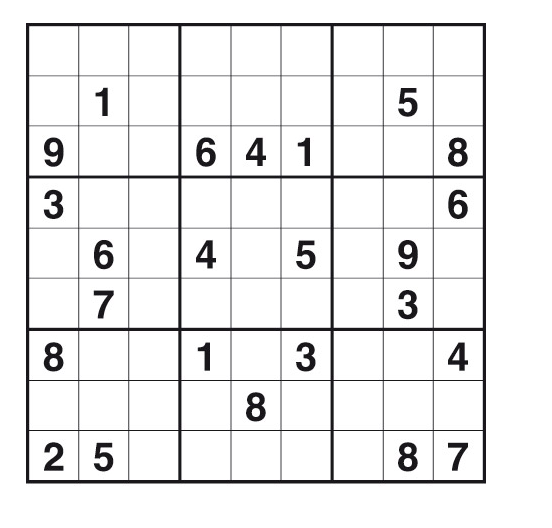
#> input picture Images/im03.png, 552 x 528 px, found by its file name
$ python CV_As1.py
#> lines starting #> are read from the running program, lines starting #| are printed output that depends on the picture; after the words box and inside, x2 and y2 are one past the last pixel; in counts of white or black regions, pixels touching at a corner belong together
#!/usr/bin/env python
# coding: utf-8

import cv2
import numpy as np
from matplotlib import pyplot as plt

#Hough transformation
def hough_transform(edges):
    bsize = 1
    r,c = edges.shape
    d = int(np.sqrt((r**2)+(c**2)))
    theta = np.arange(-90, 90, bsize)
    rho = np.arange(-d,d,bsize)

    H = np.zeros((len(rho),len(theta)))

    for y in range(r):
        for x in range(c):
            #if it's an edge point then continue
            if edges[y,x] == 255:

                for t in range(theta.shape[0]):
                    R = int(np.round(x*np.cos(theta[t]*np.pi/180) + y*np.sin(theta[t]*np.pi/180))) + d
                    H[R,t] += 1

    return rho,theta,H

# https://gist.github.com/ilyakava/c2ef8aed4ad510ee3987
def top_n_rho_theta_pairs(ht_acc_matrix, n, rhos, thetas):

    flat = list(set(np.hstack(ht_acc_matrix)))
    flat_sorted = sorted(flat, key = lambda n: -n)
    coords_sorted = [(np.argwhere(ht_acc_matrix == acc_value)) for acc_value in flat_sorted[0:n]]
    rho_theta = []
    x_y = []
    for coords_for_val_idx in range(0, len(coords_sorted), 1):
        coords_for_val = coords_sorted[coords_for_val_idx]
        for i in range(0, len(coords_for_val), 1):
            n,m = coords_for_val[i] # n by m matrix
            rho = rhos[n]
            theta = thetas[m]
            rho_theta.append([rho, theta])
            x_y.append([m, n]) # just to unnest and reorder coords_sorted
    return [rho_theta[0:n], x_y]

def valid_point(pt, ymax, xmax):

    x, y = pt
    if x <= xmax and x >= 0 and y <= ymax and y >= 0:
        return True
    else:
        return False

def round_tup(tup):

    x,y = [int(round(num)) for num in tup]
    return (x,y)

def draw_rho_theta_pairs(target_im, pairs):

    im_y_max, im_x_max = np.shape(target_im)
    for i in range(0, len(pairs), 1):
        point = pairs[i]
        rho = point[0]
        theta = point[1] * np.pi / 180 # degrees to radians
        # y = mx + b form
        m = -np.cos(theta) / np.sin(theta)
        b = rho / np.sin(theta)
        # possible intersections on image edges
        left = (0, b)
        right = (im_x_max, im_x_max * m + b)
        top = (-b / m, 0)
        bottom = ((im_y_max - b) / m, im_y_max)

        pts = [pt for pt in [left, right, top, bottom] if valid_point(pt, im_y_max, im_x_max)]
        if len(pts) == 2:
            cv2.line(target_im, round_tup(pts[0]), round_tup(pts[1]), (0,0,255), 1)

def main():
    # Load an color image in grayscale
    img = cv2.imread('im03.png',0)
#> img: shape (528, 552); min 0, max 255, mean 236.7
    #resizing is needed for im01 only but also can be used for others
    img = cv2.resize(img,None,fx=0.5,fy=0.5)
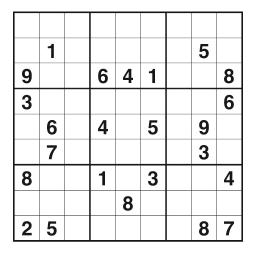
#> img: shape (264, 276); min 16, max 255, mean 236.8
    #apply Canny detection
    edges = cv2.Canny(img,40,130)
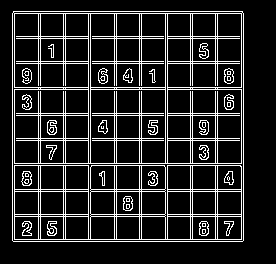
#> edges: shape (264, 276); 13.9% white in thin lines or dots, all inside (x1, y1, x2, y2) = (12, 11, 244, 242)

    cv2.imshow('edges',edges)
    cv2.waitKey(0)
    cv2.destroyWindow('image')
    #write the edge image to file
    cv2.imwrite('edge.jpg', edges)
    print("Edge image saved")

    rhos, thetas, H = hough_transform(edges)
#> after the loop in hough_transform, `for y in range(r):`:
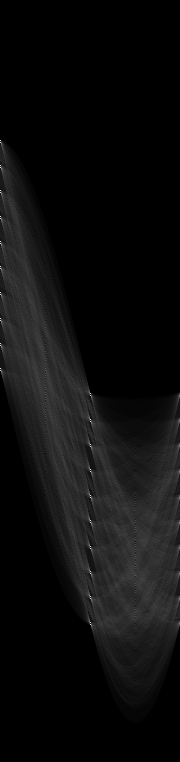
#> H: shape (762, 180) float64; min 0, max 230, mean 13.3
#> rhos = 762 values from -381 to 380; thetas = 180 values from -90 to 89

    rho_theta_pairs, x_y_pairs = top_n_rho_theta_pairs(H, 22, rhos, thetas)
#> in top_n_rho_theta_pairs, `flat = list(set(np.hstack(ht_acc_matrix)))`: flat = 121 values from 0 to 230
#> in top_n_rho_theta_pairs, `flat_sorted = sorted(flat, key = lambda n: -n)`: flat_sorted = 121 values, max 230 at index 0, min 0 at index 120, mean 67.91
#> in top_n_rho_theta_pairs, `coords_sorted = [(np.argwhere(ht_acc_matrix == acc_value)) for acc_val..`: coords_sorted = 22 items
#> the loop in top_n_rho_theta_pairs, `for coords_for_val_idx in range(0, len(coords_sorted), 1):` made 22 passes
#> coords_for_val on passes 3, 5, 7, 8, 11, 12, 13, 14, 15, 16, 17, 18: [[395, 90]], [[216, 0]], [[471, 90], [546, 90]], [[418, 89], [570, 89], [595, 89]], [[471, 179], [599, 91]], [[219, 1], [545, 89], [547, 179]], [[472, 91], [623, 179]], [[371, 1]], [[392, 89], [395, 179], [396, 91], [625, 91]], [[143, 1], [468, 89], [621, 89]], [[549, 91]], [[169, 1], [194, 1]]
#> after the loop in top_n_rho_theta_pairs, `for coords_for_val_idx in range(0, len(coords_sorted), 1):`: rho_theta = 108 pairs, first value -241 to 244, second value -90 to 89; x_y = 108 pairs, first value 0 to 179, second value 140 to 625
#> rho_theta_pairs has the same summary as rho_theta in top_n_rho_theta_pairs; x_y_pairs has the same summary as x_y in top_n_rho_theta_pairs
    im_w_lines = img.copy()
    draw_rho_theta_pairs(im_w_lines, rho_theta_pairs)
#> the loop in draw_rho_theta_pairs, `for i in range(0, len(pairs), 1):` made 108 passes
#> (rho, theta, m, b, left, right, top, bottom) on passes 8, 9, 10, 11, 12, 17, 18, 19, 20, 21, 22: (12, 0, -inf, inf, (0, inf), (276, nan), (nan, 0), (nan, 264)), (88, 0, -inf, inf, (0, inf), (276, nan), (nan, 0), (nan, 264)), (167, 0, -inf, inf, (0, inf), (276, nan), (nan, 0), (nan, 264)), (243, 0, -inf, inf, (0, inf), (276, nan), (nan, 0), (nan, 264)), (14, 0, -inf, inf, (0, inf), (276, nan), (nan, 0), (nan, 264)), (38, 0, -inf, inf, (0, inf), (276, nan), (nan, 0), (nan, 264)), (40, 0, -inf, inf, (0, inf), (276, nan), (nan, 0), (nan, 264)), (63, 0, -inf, inf, (0, inf), (276, nan), (nan, 0), (nan, 264)), (65, 0, -inf, inf, (0, inf), (276, nan), (nan, 0), (nan, 264)), (114, 0, -inf, inf, (0, inf), (276, nan), (nan, 0), (nan, 264)), (116, 0, -inf, inf, (0, inf), (276, nan), (nan, 0), (nan, 264))
#> (point, rho, theta, m, b, top, bottom) on passes 1 to 6: ([-241, -90], -241, -1.57, 6.12e-17, 241, (-3.94e+18, 0), (3.76e+17, 264)), ([-239, -90], -239, -1.57, 6.12e-17, 239, (-3.9e+18, 0), (4.08e+17, 264)), ([-163, -90], -163, -1.57, 6.12e-17, 163, (-2.66e+18, 0), (1.65e+18, 264)), ([-13, -90], -13, -1.57, 6.12e-17, 13, (-2.12e+17, 0), (4.1e+18, 264)), ([-11, -90], -11, -1.57, 6.12e-17, 11, (-1.8e+17, 0), (4.13e+18, 264)), ([-89, -90], -89, -1.57, 6.12e-17, 89, (-1.45e+18, 0), (2.86e+18, 264))
#> after the loop in draw_rho_theta_pairs, `for i in range(0, len(pairs), 1):`:
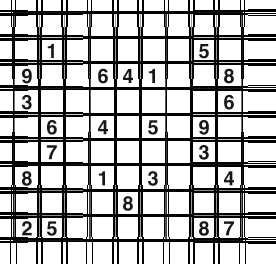
#> target_im: shape (264, 276); min 0, max 255, mean 183.8

    fig = plt.figure(figsize=(6,6))
    plt.imshow(H, aspect='auto')
    plt.title('Hough Transform Accumulator')
    plt.xlabel('theta', fontsize=10)
    plt.ylabel('rho', fontsize=10)
    fig.savefig("Hough Transform.jpg")
    print("Hough Accumulator saved")

    cv2.imshow("hough lines", im_w_lines)
    # wait to press any key to close
    cv2.waitKey(0)
    cv2.destroyAllWindows()
    #write the lines image to the disk
    cv2.imwrite('lines.jpg', im_w_lines)
    print("Detected lines saved")

if __name__ == "__main__": main()
